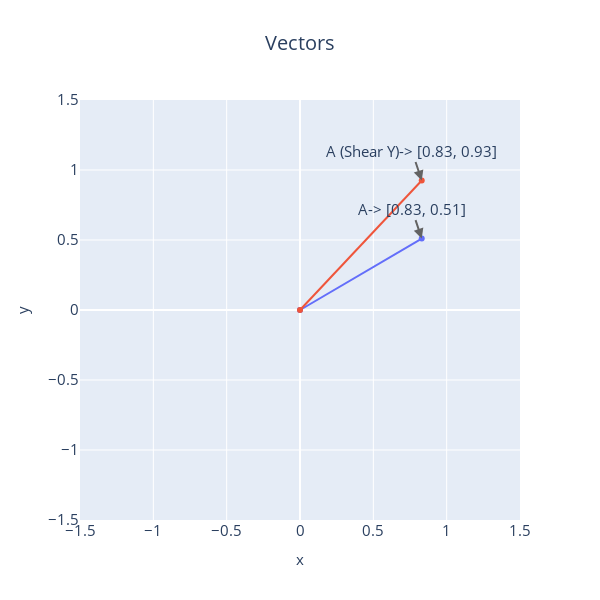

The notebook cell saved with this chart:
### Code cell
plot_vector_points([A, ASX], names=["A", "A (Shear Y)"], axis_range=[-1.5,1.5])

### Figure 1 — Plotly figure (JSON) as saved in the notebook; plotly's stock layout.template omitted (floating-point values rounded to 4 significant figures)
{"data": [{"name": "A", "type": "scatter", "x": [0, 0.83], "y": [0, 0.51]}, {"name": "A (Shear Y)", "type": "scatter", "x": [0, 0.83], "y": [0, 0.925]}], "layout": {"annotations": [{"arrowcolor": "#636363", "arrowhead": 2, "arrowsize": 1, "arrowwidth": 2, "font": {"size": 15}, "text": "A-> [0.83, 0.51]", "x": 0.83, "y": 0.51}, {"arrowcolor": "#636363", "arrowhead": 2, "arrowsize": 1, "arrowwidth": 2, "font": {"size": 15}, "text": "A (Shear Y)-> [0.83, 0.93]", "x": 0.83, "y": 0.925}], "autosize": false, "height": 600, "legend": {"title": {}}, "showlegend": false, "title": {"font": {"size": 20}, "text": "Vectors", "x": 0.5}, "width": 600, "xaxis": {"range": [-1.5, 1.5], "tickfont": {"size": 15}, "title": {"font": {"size": 15}, "text": "x"}}, "yaxis": {"range": [-1.5, 1.5], "tickfont": {"size": 15}, "title": {"font": {"size": 15}, "text": "y"}}}}
